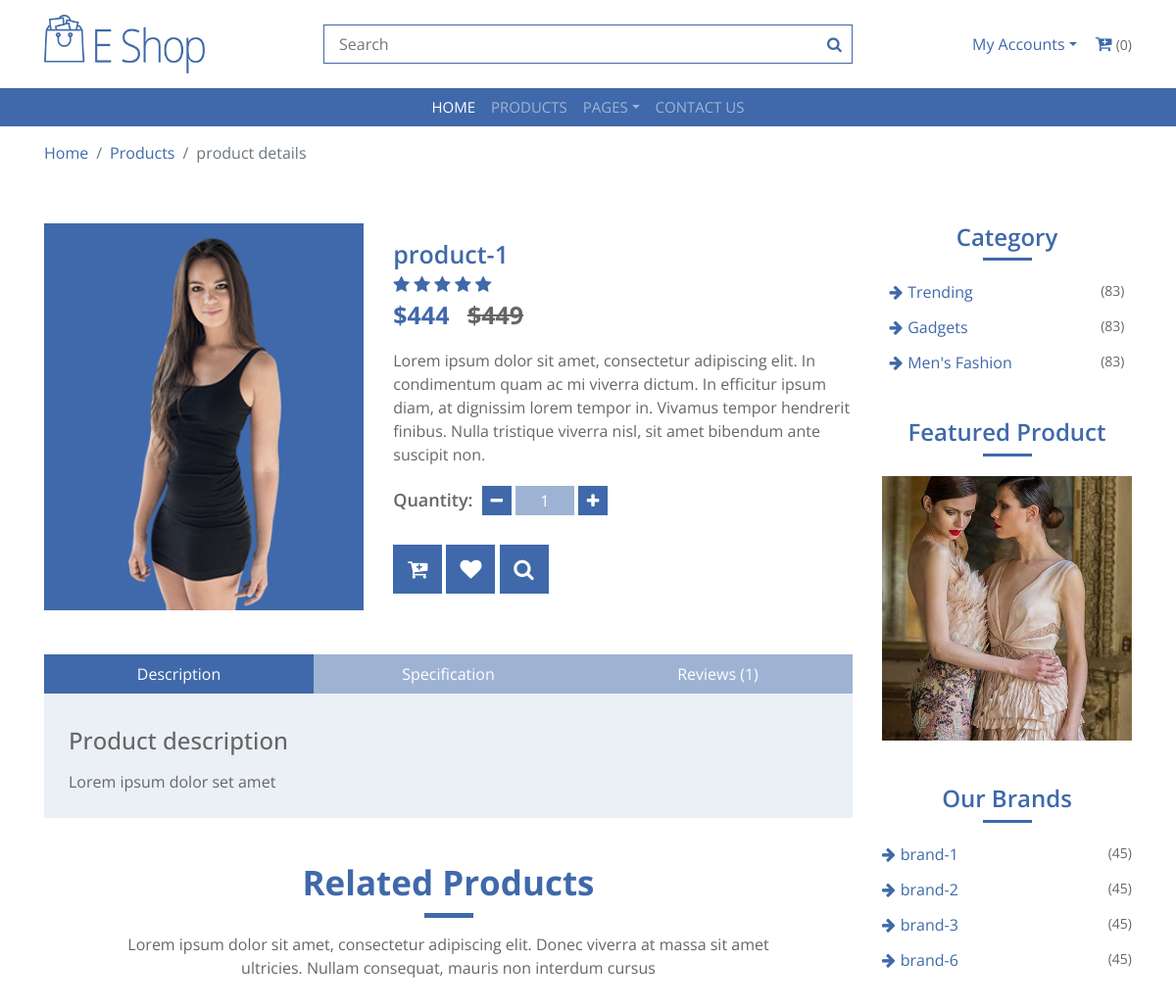
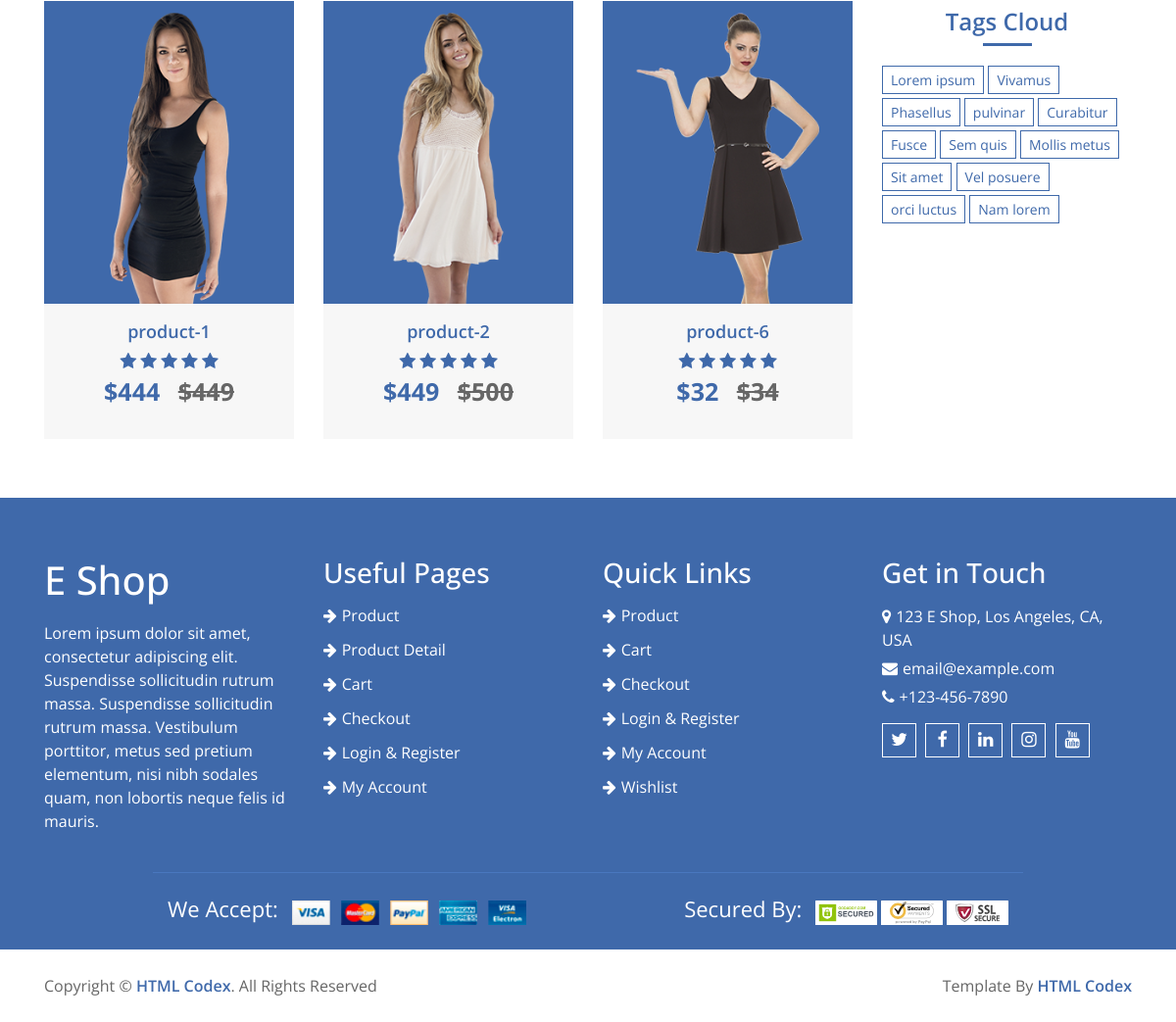
Screenshot of /product_details/product-1 with the database file from the repository (2 pictures, top to bottom).
### home/models.py (models this page shows, shortened)
class Product(models.Model):
    name = models.CharField(max_length=300)
    slug = models.CharField(max_length=500, unique=True)
    image = models.ImageField(upload_to='media')
    price = models.IntegerField()
    discounted_price = models.IntegerField(default=0)
    description = models.TextField(blank=True)
    specification = models.TextField(blank=True)
    category = models.ForeignKey(Category, on_delete=models.CASCADE)
    subcategory = models.ForeignKey(SubCategory, on_delete=models.CASCADE)
    brand = models.ForeignKey(Brand, on_delete=models.CASCADE)
    labels = models.CharField(choices=LABELS, max_length=50)
    stock = models.CharField(choices=STOCK, max_length=50)

class Category(models.Model):
    name = models.CharField(max_length=300)
    image = models.ImageField(upload_to='media')
    slug = models.CharField(max_length=500, unique=True)

class Brand(models.Model):
    name = models.CharField(max_length=500)
    image = models.ImageField(upload_to='media')
    rank = models.IntegerField(unique=True)
    slug = models.CharField(max_length=500, unique=True)

### home/views.py (the view)
# urls.py: path('product_details/<slug>', ProductDetailView.as_view(), name='product_details'),
class ProductDetailView(BaseView):
    def get(self,request,slug):
        self.views
        self.views['productdetails'] = Product.objects.filter(slug = slug)
        subcat_ids =Product.objects.get(slug = slug).subcategory_id
        self.views['related_products'] = Product.objects.filter(subcategory_id=subcat_ids)
        self.views['product_reviews'] = ProductReview.objects.filter(slug = slug)
        return render(request, 'product-detail.html', self.views)

### templates/product-detail.html (shortened to what this page needs)
{% extends 'base.html' %}
{% load static %}
{% block content %}
        <div class="breadcrumb-wrap">
            <div class="container">
                <ul class="breadcrumb">
                    <li class="breadcrumb-item"><a href="#">Home</a></li>
                    <li class="breadcrumb-item"><a href="#">Products</a></li>
                    <li class="breadcrumb-item active">product details</li>
                </ul>
            </div>
        </div>
        <div class="product-detail">
            <div class="container">
                <div class="row">
                    {% for detail in productdetails %}
                    <div class="col-lg-9">
                        <div class="row align-items-center product-detail-top">
                            <div class="col-md-5">
                                <div class="product-slider-single">
                                    <img src="{{detail.image.url}}" alt="Product Image">
                                </div>
                            </div>
                            <div class="col-md-7">
                                <div class="product-content">
                                    <div class="title"><h2>{{detail.name}}</h2></div>
                                    <div class="ratting">
                                        <i class="fa fa-star"></i>
                                        <i class="fa fa-star"></i>
                                        <i class="fa fa-star"></i>
                                        <i class="fa fa-star"></i>
                                        <i class="fa fa-star"></i>
                                    </div>
                                    <div class="price">{% if detail.discounted_price %}
                                        ${{detail.discounted_price}} <span>${{detail.price}}</span>
                                        {% else %}
                                        {{detail.price}}
                                        {% endif %}
                                    </div>
                                    <div class="details">
                                        <p>
                                            Lorem ipsum dolor sit amet, consectetur adipiscing elit. In condimentum quam ac mi viverra dictum. In efficitur ipsum diam, at dignissim lorem tempor in. Vivamus tempor hendrerit finibus. Nulla tristique viverra nisl, sit amet bibendum ante suscipit non.
                                        </p>
                                    </div>
                                    <div class="quantity">
                                        <h4>Quantity:</h4>
                                        <div class="qty">
                                            <button class="btn-minus"><i class="fa fa-minus"></i></button>
                                            <input type="text" value="1">
                                            <button class="btn-plus"><i class="fa fa-plus"></i></button>
                                        </div>
                                    </div>
                                    <div class="action">
                                        <a href="#"><i class="fa fa-cart-plus"></i></a>
                                        <a href="#"><i class="fa fa-heart"></i></a>
                                        <a href="#"><i class="fa fa-search"></i></a>
                                    </div>
                                </div>
                            </div>
                        </div>
                        <div class="row product-detail-bottom">
                            <div class="col-lg-12">
                                <ul class="nav nav-pills nav-justified">
                                    <li class="nav-item">
                                        <a class="nav-link active" data-toggle="pill" href="#description">Description</a>
                                    </li>
                                    <li class="nav-item">
                                        <a class="nav-link" data-toggle="pill" href="#specification">Specification</a>
                                    </li>
                                    <li class="nav-item">
                                        <a class="nav-link" data-toggle="pill" href="#reviews">Reviews (1)</a>
                                    </li>
                                </ul>
                                <div class="tab-content">
                                    <div id="description" class="container tab-pane active"><br>
                                        <h4>Product description</h4>
                                        <p>
                                            {{detail.description}}
                                        </p>
                                    </div>
                                </div>
                            </div>
                        </div>
                        <div class="container">
                            <div class="section-header">
                                <h3>Related Products</h3>
                                <p>
                                    Lorem ipsum dolor sit amet, consectetur adipiscing elit. Donec viverra at massa sit amet ultricies. Nullam consequat, mauris non interdum cursus
                                </p>
                            </div>
                        </div>
                        <div class="row align-items-center product-slider product-slider-3">
                            {% for hot in related_products %}
                    <div class="col-lg-3">
                        <div class="product-item">
                            <div class="product-image">
                                <a href="product-detail.html">
                                    <img src="{{hot.image.url}}" alt="Product Image">
                                </a>
                            </div>
                            <div class="product-content">
                                <div class="title"><a href="/product_details/{{hot.slug}}">{{hot.name}}</a></div>
                                <div class="ratting">
                                    <i class="fa fa-star"></i>
                                    <i class="fa fa-star"></i>
                                    <i class="fa fa-star"></i>
                                    <i class="fa fa-star"></i>
                                    <i class="fa fa-star"></i>
                                </div>
                                <div class="price">
                                    {% if hot.discounted_price > 0 %}
                                    ${{hot.discounted_price}} <span>${{hot.price}}</span>
                                    {% else %}
                                    ${{hot.price}}
                                    {% endif %}
                                </div>
                            </div>
                        </div>
                    </div>
                    {% endfor %}
                        </div>
                    </div>
                    {% endfor %}
                    <div class="col-lg-3">
                        <div class="sidebar-widget category">
                            <h2 class="title">Category</h2>
                            <ul>
                                {% for cat in categories %}
                                <li><a href="#">{{cat.name}}</a><span>(83)</span></li>
                                {% endfor %}
                            </ul>
                        </div>
                        <div class="sidebar-widget image">
                            <h2 class="title">Featured Product</h2>
                            <a href="#">
                                <img src="{% static 'img/category-1.jpg' %}" alt="Image">
                            </a>
                        </div>
                        <div class="sidebar-widget brands">
                            <h2 class="title">Our Brands</h2>
                            <ul>
                                {% for brand in brands %}
                                <li><a href="#">{{brand.name}} </a><span>(45)</span></li>
                                {% endfor %}
                            </ul>
                        </div>
                        <div class="sidebar-widget tag">
                            <h2 class="title">Tags Cloud</h2>
                            <a href="#">Lorem ipsum</a>
                            <a href="#">Vivamus</a>
                            <a href="#">Phasellus</a>
                            <a href="#">pulvinar</a>
                            <a href="#">Curabitur</a>
                            <a href="#">Fusce</a>
                            <a href="#">Sem quis</a>
                            <a href="#">Mollis metus</a>
                            <a href="#">Sit amet</a>
                            <a href="#">Vel posuere</a>
                            <a href="#">orci luctus</a>
                            <a href="#">Nam lorem</a>
                        </div>
                    </div>
                </div>
            </div>
        </div>
{% endblock %}

### rows the page displays
Product: image (picture), name "product-1", discounted_price "444", price "449", description "Lorem ipsum dolor set amet"
Product: image (picture), name "product-2", discounted_price "449", price "500"
Product: image (picture), name "product-6", discounted_price "32", price "34"
Category: name "Trending"
Category: name "Gadgets"
Category: name "Men's Fashion"
Brand: name "brand-1"
Brand: name "brand-2"
Brand: name "brand-3"
Brand: name "brand-6"
